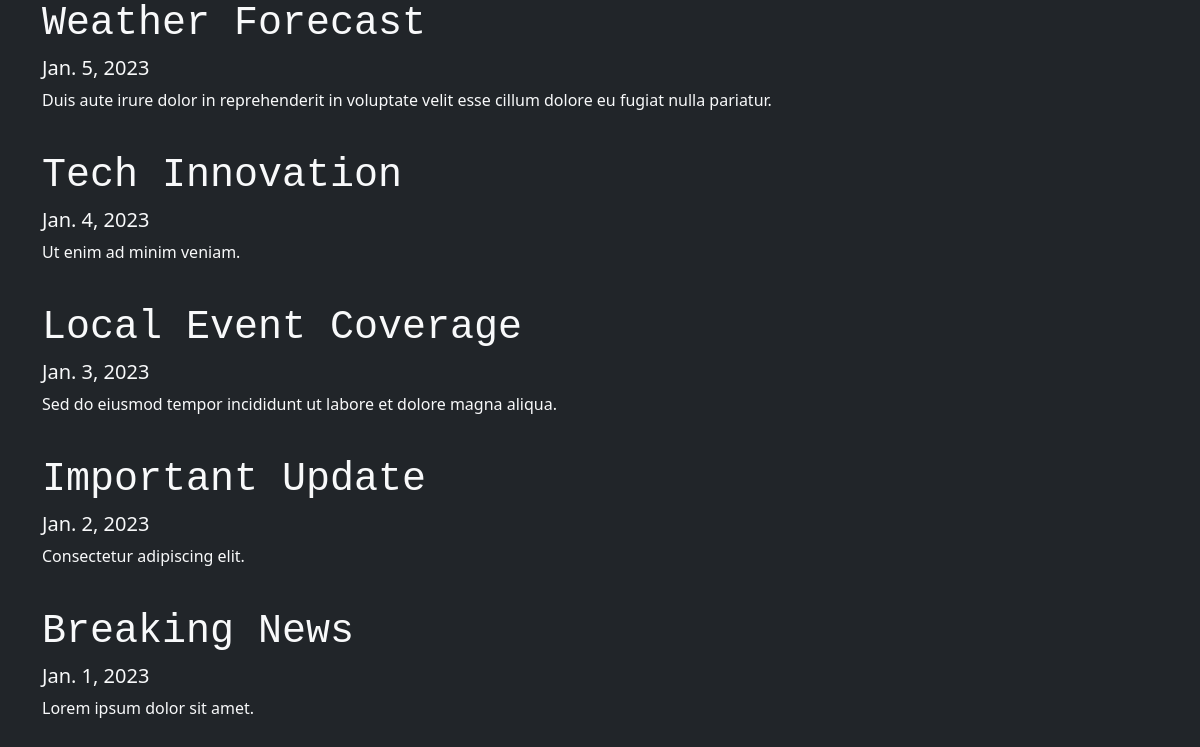
Page /news/ on the committed database.
### news/models.py (models this page shows, shortened)
class News(models.Model):
    headline = models.CharField(max_length=200)
    body = models.TextField()
    date = models.DateField()

### news/views.py (the view)
# urls.py: path('news/', include('news.urls')),
def news(request):
    newss = News.objects.all().order_by('-date')
    context = {
        'newss' : newss
    }
    return render(request, 'news.html', context)

### news/templates/news.html (shortened to what this page needs)
<!DOCTYPE html>
<html>
  <head>
    <link
      href="https://cdn.jsdelivr.net/npm/bootstrap@5.3.2/dist/css/bootstrap.min.css"
      rel="stylesheet"
    />
  </head>
  <body class="bg-dark text-light">
    <div class="container">
      {% for news in newss %}
      <h2 class="fs-1 font-monospace text-capitalize">{{ news.headline }}</h2>
      <h5 class="lh-4">{{ news.date }}</h5>
      <p>{{ news.body }}</p>
      <br />
      {% endfor %}
    </div>
  </body>
</html>

### rows in the picture
News: headline "Weather Forecast", date "Jan. 5, 2023", body "Duis aute irure dolor in reprehenderit in voluptate velit esse cillum dolore eu fugiat nulla pariatur."
News: headline "Tech Innovation", date "Jan. 4, 2023", body "Ut enim ad minim veniam."
News: headline "Local Event Coverage", date "Jan. 3, 2023", body "Sed do eiusmod tempor incididunt ut labore et dolore magna aliqua."
News: headline "Important Update", date "Jan. 2, 2023", body "Consectetur adipiscing elit."
News: headline "Breaking News", date "Jan. 1, 2023", body "Lorem ipsum dolor sit amet."
